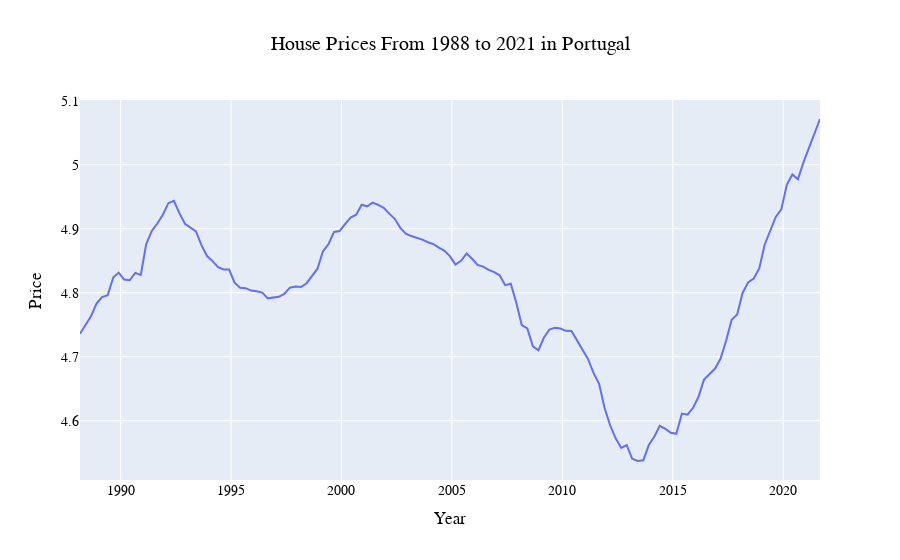

Here is the notebook cell this chart was saved with:
### Code cell
fig  = go.Figure()
fig.add_trace(go.Scatter(x=house_df.index, y=house_df['PTrpp'],
                    mode='lines', name='House Prices', ))
fig.update_layout(title={'text':'House Prices From 1988 to 2021 in Portugal', "x" : 0.5},
                   xaxis_title='Year',
                   yaxis_title='Price', font=dict(family='Futura', color='#000000' , size=14))

### Figure 1 — Plotly figure (JSON) as saved in the notebook; plotly's stock layout.template omitted (floating-point values rounded to 4 significant figures; data arrays with more than 128 entries replaced by an {"elided": "..."} marker saying what was removed)
{"data": [{"mode": "lines", "name": "House Prices", "type": "scatter", "x": {"elided": "135 str values"}, "y": {"elided": "135 float values"}}], "layout": {"font": {"color": "#000000", "family": "Futura", "size": 14}, "title": {"text": "House Prices From 1988 to 2021 in Portugal", "x": 0.5}, "xaxis": {"title": {"text": "Year"}}, "yaxis": {"title": {"text": "Price"}}}}
